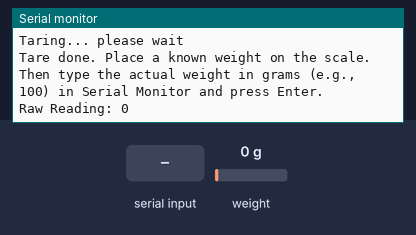
Recording of a sketch running on a simulated ESP8266 (NodeMCU). Parts: the last lines printed to the serial monitor. Inputs (shaded band) come from the test bench; at power-on: weight on the scale 0 g.

Above: at 4.7 s.
4.8 s: "90,45\n" received over Serial
At 7.7 s:
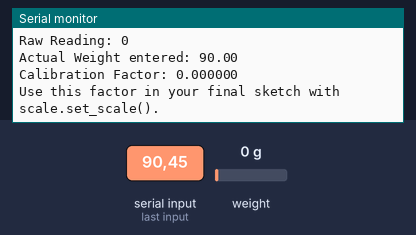
8.0 s: weight on the scale set to 100 g
At 9.6 s:
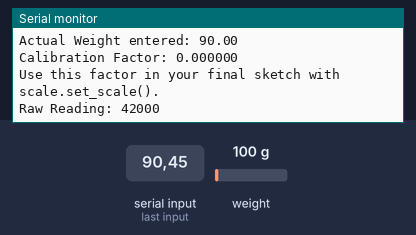
10.5 s: "30,150\n" received over Serial
At 11.2 s:
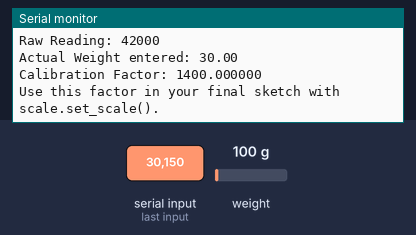
13.0 s: weight on the scale set to 1250 g
At 15.7 s:
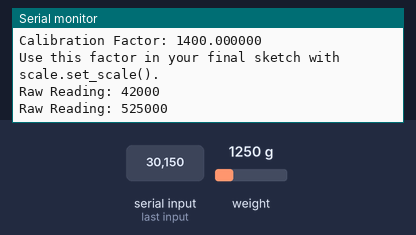
Timing chart, 0 to 16.5 s (numbered marks = the images above; inputs shaded):
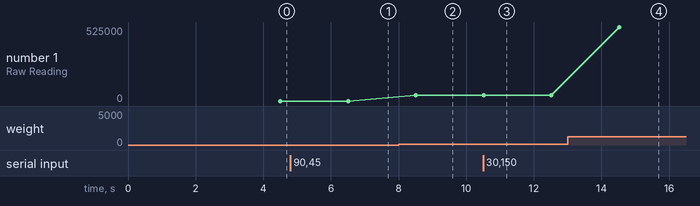

Measured:
- after the input at 4.8 s, the serial monitor: prints a new line after 1.7 s (image 1)
- after the input at 8.0 s, the serial monitor: prints a new line after 0.51 s (image 2)
- after the input at 10.5 s, the serial monitor: prints a new line at once (image 3)
- after the input at 13.0 s, the serial monitor: prints a new line after 1.5 s (image 4)
- plotted number 1: 0 → 42000 after the input at 8.0 s, 42000 → 525000 after the input at 13.0 s

The sketch:

calibration_factor.ino
```cpp
#include <HX711.h>

// HX711 circuit wiring
#define DOUT  D5   // ESP8266 pin connected to HX711 DOUT
#define CLK   D6   // ESP8266 pin connected to HX711 SCK

HX711 scale;

long rawReading = 0;   // Raw HX711 output
float actualWeight = 0; // User-entered known weight
float calibrationFactor = 0;

void setup() {
  Serial.begin(115200);
  delay(500);

  Serial.println("HX711 Calibration Sketch");
  Serial.println("Remove any weight from the scale...");
  delay(2000);

  scale.begin(DOUT, CLK);

  // Tare (set zero)
  Serial.println("Taring... please wait");
  scale.tare();
  Serial.println("Tare done. Place a known weight on the scale.");
  Serial.println("Then type the actual weight in grams (e.g., 100) in Serial Monitor and press Enter.");
}

void loop() {
  // Check if data available from HX711
  if (scale.is_ready()) {
    rawReading = scale.get_units(10); // Average of 10 readings
    Serial.print("Raw Reading: ");
    Serial.println(rawReading);
  } else {
    Serial.println("HX711 not found.");
  }

  // If user enters actual weight in Serial Monitor
  if (Serial.available() > 0) {
    actualWeight = Serial.parseFloat();
    if (actualWeight > 0) {
      Serial.print("Actual Weight entered: ");
      Serial.println(actualWeight);

      // Calibration factor = Raw value / Actual weight
      calibrationFactor = (float)rawReading / actualWeight;

      Serial.print("Calibration Factor: ");
      Serial.println(calibrationFactor, 6);
      Serial.println("Use this factor in your final sketch with scale.set_scale().");
    }
    // Clear buffer
    while (Serial.available() > 0) Serial.read();
  }

  delay(1000);
}
```
